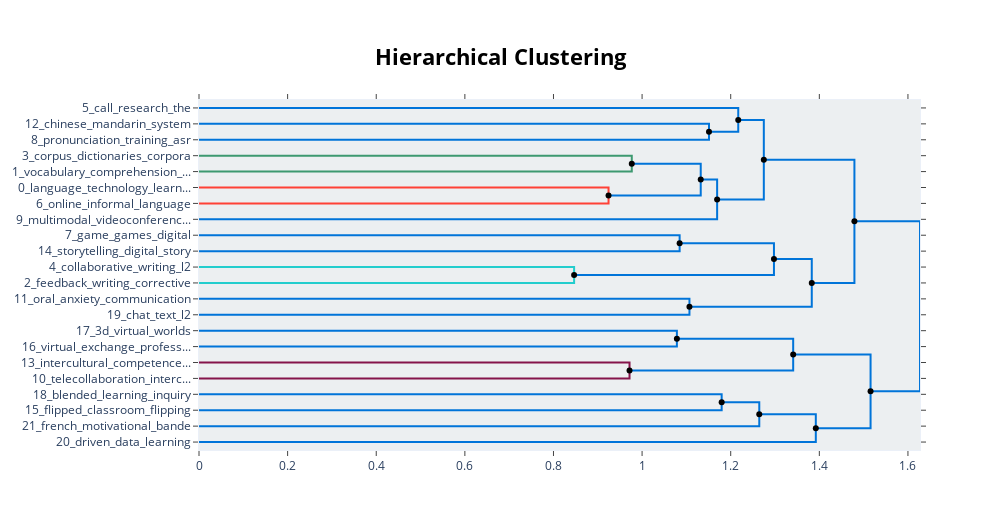

This figure's notebook cell:
### Code cell
hierarchical_topics = model.hierarchical_topics(docs)
model.visualize_hierarchy(hierarchical_topics=hierarchical_topics)

### Figure 1 — Plotly figure (JSON) as saved in the notebook; plotly's stock layout.template omitted (floating-point values rounded to 4 significant figures)
{"data": [{"hoverinfo": "text", "marker": {"color": "rgb(0,116,217)"}, "mode": "lines", "text": ["feedback_writing_corrective_efl_automated", "", "", "collaborative_writing_l2_wiki_mediated"], "type": "scatter", "x": [0, 1.151, 1.151, 0], "xaxis": "x", "y": [-15, -15, -25, -25], "yaxis": "y"}, {"hoverinfo": "text", "marker": {"color": "rgb(0,116,217)"}, "mode": "lines", "text": ["pronunciation_training_asr_feedback_speech", "", "", "writing_feedback_collaborative_efl_l2"], "type": "scatter", "x": [0, 1.217, 1.217, 1.151], "xaxis": "x", "y": [-5, -5, -20, -20], "yaxis": "y"}, {"hoverinfo": "text", "marker": {"color": "rgb(61,153,112)"}, "mode": "lines", "text": ["chat_text_l2_interaction_task", "", "", "oral_anxiety_communication_life_computer"], "type": "scatter", "x": [0, 0.9767, 0.9767, 0], "xaxis": "x", "y": [-35, -35, -45, -45], "yaxis": "y"}, {"hoverinfo": "text", "marker": {"color": "rgb(255,65,54)"}, "mode": "lines", "text": ["writing_feedback_collaborative_pronunciation_l2", "", "", "oral_chat_communication_anxiety_l2"], "type": "scatter", "x": [0, 0.9243, 0.9243, 0], "xaxis": "x", "y": [-55, -55, -65, -65], "yaxis": "y"}, {"hoverinfo": "text", "marker": {"color": "rgb(0,116,217)"}, "mode": "lines", "text": ["3d_virtual_worlds_reality_experience", "", "", "virtual_exchange_professional_interaction_in"], "type": "scatter", "x": [0.9767, 1.132, 1.132, 0.9243], "xaxis": "x", "y": [-40, -40, -60, -60], "yaxis": "y"}, {"hoverinfo": "text", "marker": {"color": "rgb(0,116,217)"}, "mode": "lines", "text": ["intercultural_competence_exchange_facebook_exchanges", "", "", "telecollaboration_intercultural_service_telecollaborative_in"], "type": "scatter", "x": [1.132, 1.169, 1.169, 0], "xaxis": "x", "y": [-50, -50, -75, -75], "yaxis": "y"}, {"hoverinfo": "text", "marker": {"color": "rgb(0,116,217)"}, "mode": "lines", "text": ["virtual_3d_exchange_in_interaction", "", "", "telecollaboration_intercultural_competence_exchange_in"], "type": "scatter", "x": [1.217, 1.275, 1.275, 1.169], "xaxis": "x", "y": [-12.5, -12.5, -62.5, -62.5], "yaxis": "y"}, {"hoverinfo": "text", "marker": {"color": "rgb(0,116,217)"}, "mode": "lines", "text": ["storytelling_digital_story_writing_creative", "", "", "game_games_digital_gaming_play"], "type": "scatter", "x": [0, 1.085, 1.085, 0], "xaxis": "x", "y": [-85, -85, -95, -95], "yaxis": "y"}, {"hoverinfo": "text", "marker": {"color": "rgb(35,205,205)"}, "mode": "lines", "text": ["corpus_dictionaries_corpora_the_of", "", "", "vocabulary_comprehension_reading_listening_effects"], "type": "scatter", "x": [0, 0.8465, 0.8465, 0], "xaxis": "x", "y": [-105, -105, -115, -115], "yaxis": "y"}, {"hoverinfo": "text", "marker": {"color": "rgb(0,116,217)"}, "mode": "lines", "text": ["language_technology_learning_mobile_assisted", "", "", "online_informal_language_learning_analytics"], "type": "scatter", "x": [1.085, 1.298, 1.298, 0.8465], "xaxis": "x", "y": [-90, -90, -110, -110], "yaxis": "y"}, {"hoverinfo": "text", "marker": {"color": "rgb(0,116,217)"}, "mode": "lines", "text": ["vocabulary_comprehension_reading_of_on", "", "", "language_learning_technology_mobile_of"], "type": "scatter", "x": [0, 1.107, 1.107, 0], "xaxis": "x", "y": [-125, -125, -135, -135], "yaxis": "y"}, {"hoverinfo": "text", "marker": {"color": "rgb(0,116,217)"}, "mode": "lines", "text": ["language_learning_of_the_and", "", "", "chinese_mandarin_system_learning_characters"], "type": "scatter", "x": [1.298, 1.383, 1.383, 1.107], "xaxis": "x", "y": [-100, -100, -130, -130], "yaxis": "y"}, {"hoverinfo": "text", "marker": {"color": "rgb(0,116,217)"}, "mode": "lines", "text": ["multimodal_videoconferencing_video_interactions_social", "", "", "language_learning_of_and_the"], "type": "scatter", "x": [1.275, 1.479, 1.479, 1.383], "xaxis": "x", "y": [-37.5, -37.5, -115, -115], "yaxis": "y"}, {"hoverinfo": "text", "marker": {"color": "rgb(0,116,217)"}, "mode": "lines", "text": ["call_research_the_of_design", "", "", "language_learning_of_and_the"], "type": "scatter", "x": [0, 1.079, 1.079, 0], "xaxis": "x", "y": [-145, -145, -155, -155], "yaxis": "y"}, {"hoverinfo": "text", "marker": {"color": "rgb(133,20,75)"}, "mode": "lines", "text": ["blended_learning_inquiry_for_building", "", "", "flipped_classroom_flipping_classrooms_apos"], "type": "scatter", "x": [0, 0.9716, 0.9716, 0], "xaxis": "x", "y": [-165, -165, -175, -175], "yaxis": "y"}, {"hoverinfo": "text", "marker": {"color": "rgb(0,116,217)"}, "mode": "lines", "text": ["flipped_blended_classroom_learning_for", "", "", "french_motivational_bande_motivation_part"], "type": "scatter", "x": [1.079, 1.341, 1.341, 0.9716], "xaxis": "x", "y": [-150, -150, -170, -170], "yaxis": "y"}, {"hoverinfo": "text", "marker": {"color": "rgb(0,116,217)"}, "mode": "lines", "text": ["language_of_learning_the_and", "", "", "flipped_blended_classroom_learning_french"], "type": "scatter", "x": [0, 1.18, 1.18, 0], "xaxis": "x", "y": [-185, -185, -195, -195], "yaxis": "y"}, {"hoverinfo": "text", "marker": {"color": "rgb(0,116,217)"}, "mode": "lines", "text": ["game_digital_storytelling_games_the", "", "", "language_learning_of_the_and"], "type": "scatter", "x": [1.18, 1.264, 1.264, 0], "xaxis": "x", "y": [-190, -190, -205, -205], "yaxis": "y"}, {"hoverinfo": "text", "marker": {"color": "rgb(0,116,217)"}, "mode": "lines", "text": ["of_learning_language_the_and", "", "", "driven_data_learning_retesting_tackling"], "type": "scatter", "x": [1.264, 1.392, 1.392, 0], "xaxis": "x", "y": [-197.5, -197.5, -215, -215], "yaxis": "y"}, {"hoverinfo": "text", "marker": {"color": "rgb(0,116,217)"}, "mode": "lines", "text": ["telecollaboration_intercultural_virtual_exchange_in", "", "", "learning_of_language_the_and"], "type": "scatter", "x": [1.341, 1.516, 1.516, 1.392], "xaxis": "x", "y": [-160, -160, -206.2, -206.2], "yaxis": "y"}, {"hoverinfo": "text", "marker": {"color": "rgb(0,116,217)"}, "mode": "lines", "text": ["writing_feedback_l2_computer_collaborative", "", "", "learning_of_language_in_the"], "type": "scatter", "x": [1.479, 1.627, 1.627, 1.516], "xaxis": "x", "y": [-76.25, -76.25, -183.1, -183.1], "yaxis": "y"}, {"hoverinfo": "text", "hovertext": ["3d_virtual_worlds_reality_experience", "intercultural_competence_exchange_facebook_exchanges", "virtual_3d_exchange_in_interaction", "language_technology_learning_mobile_assisted", "language_learning_of_the_and", "multimodal_videoconferencing_video_interactions_social", "flipped_blended_classroom_learning_for", "game_digital_storytelling_games_the", "of_learning_language_the_and", "telecollaboration_intercultural_virtual_exchange_in", "writing_feedback_l2_computer_collaborative"], "marker": {"color": "black"}, "mode": "markers", "showlegend": false, "type": "scatter", "x": [0.9767, 1.132, 1.217, 1.085, 1.298, 1.275, 1.079, 1.18, 1.264, 1.341, 1.479], "y": [-40, -50, -12.5, -90, -100, -37.5, -150, -190, -197.5, -160, -76.25]}, {"hoverinfo": "text", "hovertext": ["writing_feedback_collaborative_efl_l2", "virtual_exchange_professional_interaction_in", "telecollaboration_intercultural_competence_exchange_in", "online_informal_language_learning_analytics", "chinese_mandarin_system_learning_characters", "language_learning_of_and_the", "french_motivational_bande_motivation_part", "learning_of_language_the_and", "learning_of_language_in_the"], "marker": {"color": "black"}, "mode": "markers", "showlegend": false, "type": "scatter", "x": [1.151, 0.9243, 1.169, 0.8465, 1.107, 1.383, 0.9716, 1.392, 1.516], "y": [-20, -60, -62.5, -110, -130, -115, -170, -206.2, -183.1]}], "layout": {"autosize": false, "height": 530, "hoverlabel": {"bgcolor": "white", "font": {"family": "Rockwell", "size": 16}}, "hovermode": "closest", "plot_bgcolor": "#ECEFF1", "showlegend": false, "title": {"font": {"color": "Black", "size": 22}, "text": "<b>Hierarchical Clustering</b>", "x": 0.5, "xanchor": "center", "yanchor": "top"}, "width": 1000, "xaxis": {"mirror": "allticks", "rangemode": "tozero", "showgrid": false, "showline": true, "showticklabels": true, "ticks": "outside", "type": "linear", "zeroline": false}, "yaxis": {"mirror": "allticks", "range": [-220, 0], "rangemode": "tozero", "showgrid": false, "showline": true, "showticklabels": true, "tickmode": "array", "ticks": "outside", "ticktext": ["5_call_research_the", "12_chinese_mandarin_system", "8_pronunciation_training_asr", "3_corpus_dictionaries_corpora", "1_vocabulary_comprehension_...", "0_language_technology_learn...", "6_online_informal_language", "9_multimodal_videoconferenc...", "7_game_games_digital", "14_storytelling_digital_story", "4_collaborative_writing_l2", "2_feedback_writing_corrective", "11_oral_anxiety_communication", "19_chat_text_l2", "17_3d_virtual_worlds", "16_virtual_exchange_profess...", "13_intercultural_competence...", "10_telecollaboration_interc...", "18_blended_learning_inquiry", "15_flipped_classroom_flipping", "21_french_motivational_bande", "20_driven_data_learning"], "tickvals": [-5, -15, -25, -35, -45, -55, -65, -75, -85, -95, -105, -115, -125, -135, -145, -155, -165, -175, -185, -195, -205, -215], "type": "linear", "zeroline": false}}}
